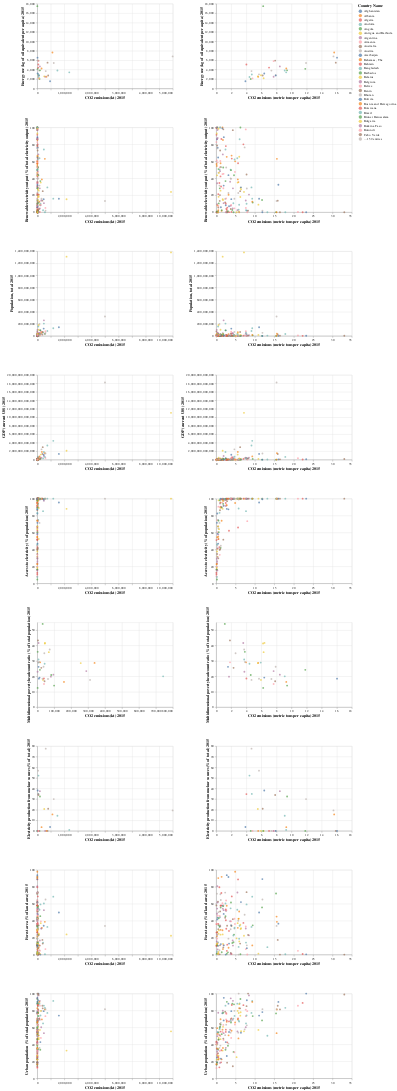

Notebook cell for this chart:
### Code cell
splom_chart= alt.Chart(splom_data).mark_circle().encode(
    alt.X(alt.repeat("column"), type='quantitative'),
    alt.Y(alt.repeat("row"), type='quantitative'),
    color='Country Name:N',
    tooltip='Country Name'
).properties(
    width=400,
    height=250
).repeat(
    row= ['Energy use (kg of oil equivalent per capita) 2015','Renewable electricity output (% of total electricity output) 2015',
        'Population, total 2015','GDP (current US$) 2015','Access to electricity (% of population) 2015',
        'Multidimensional poverty headcount ratio (% of total population) 2015',
        'Electricity production from nuclear sources (% of total) 2015','Forest area (% of land area) 2015','Urban population (% of total population) 2015'],
    column=['CO2 emissions (kt) 2015', 'CO2 emissions (metric tons per capita) 2015'])

splom_chart

### Figure 1 — Vega-Lite specification as saved in the notebook (floating-point values rounded to 4 significant figures; data arrays with more than 128 entries replaced by an {"elided": "..."} marker saying what was removed)
{"config": {"view": {"continuousWidth": 400, "continuousHeight": 300}}, "repeat": {"column": ["CO2 emissions (kt) 2015", "CO2 emissions (metric tons per capita) 2015"], "row": ["Energy use (kg of oil equivalent per capita) 2015", "Renewable electricity output (% of total electricity output) 2015", "Population, total 2015", "GDP (current US$) 2015", "Access to electricity (% of population) 2015", "Multidimensional poverty headcount ratio (% of total population) 2015", "Electricity production from nuclear sources (% of total) 2015", "Forest area (% of land area) 2015", "Urban population (% of total population) 2015"]}, "spec": {"data": {"name": "data-97beb8c3b24b702601695967f666e3a2"}, "mark": "circle", "encoding": {"color": {"field": "Country Name", "type": "nominal"}, "tooltip": {"field": "Country Name", "type": "nominal"}, "x": {"field": {"repeat": "column"}, "type": "quantitative"}, "y": {"field": {"repeat": "row"}, "type": "quantitative"}}, "height": 250, "width": 400}, "$schema": "https://vega.github.io/schema/vega-lite/v4.17.0.json", "datasets": {"data-97beb8c3b24b702601695967f666e3a2": {"elided": "213 records"}}}
